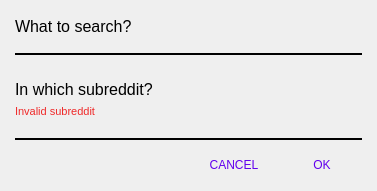
<?xml version="1.0" encoding="UTF-8"?>
<ui version="4.0">
 <class>Dialog</class>
 <widget class="QDialog" name="Dialog">
  <property name="windowModality">
   <enum>Qt::ApplicationModal</enum>
  </property>
  <property name="geometry">
   <rect>
    <x>0</x>
    <y>0</y>
    <width>377</width>
    <height>191</height>
   </rect>
  </property>
  <property name="windowTitle">
   <string>Dialog</string>
  </property>
  <property name="modal">
   <bool>true</bool>
  </property>
  <layout class="QVBoxLayout" name="verticalLayout_2" stretch="1,2">
   <item>
    <layout class="QVBoxLayout" name="dialog_body_layout" stretch="1,4,1,1,1,4">
     <property name="spacing">
      <number>0</number>
     </property>
     <property name="leftMargin">
      <number>4</number>
     </property>
     <property name="topMargin">
      <number>4</number>
     </property>
     <property name="rightMargin">
      <number>4</number>
     </property>
     <property name="bottomMargin">
      <number>4</number>
     </property>
     <item>
      <widget class="QLabel" name="search_label">
       <property name="font">
        <font>
         <pointsize>12</pointsize>
        </font>
       </property>
       <property name="text">
        <string>What to search?</string>
       </property>
      </widget>
     </item>
     <item>
      <layout class="QVBoxLayout" name="search_line_edit_layout">
       <item>
        <widget class="QLineEdit" name="search_line_edit">
         <property name="styleSheet">
          <string notr="true">QLineEdit {
	background: transparent;
	border-bottom: 2px solid black;
}</string>
         </property>
         <property name="text">
          <string/>
         </property>
         <property name="frame">
          <bool>false</bool>
         </property>
        </widget>
       </item>
      </layout>
     </item>
     <item>
      <spacer name="verticalSpacer">
       <property name="orientation">
        <enum>Qt::Vertical</enum>
       </property>
       <property name="sizeHint" stdset="0">
        <size>
         <width>20</width>
         <height>40</height>
        </size>
       </property>
      </spacer>
     </item>
     <item>
      <widget class="QLabel" name="subreddit_label">
       <property name="font">
        <font>
         <pointsize>12</pointsize>
        </font>
       </property>
       <property name="styleSheet">
        <string notr="true">QLabel {
	padding-bottom: 0;
}</string>
       </property>
       <property name="text">
        <string>In which subreddit?</string>
       </property>
      </widget>
     </item>
     <item>
      <widget class="QLabel" name="invalid_subreddit_label">
       <property name="palette">
        <palette>
         <active>
          <colorrole role="WindowText">
           <brush brushstyle="SolidPattern">
            <color alpha="255">
             <red>239</red>
             <green>41</green>
             <blue>41</blue>
            </color>
           </brush>
          </colorrole>
         </active>
         <inactive>
          <colorrole role="WindowText">
           <brush brushstyle="SolidPattern">
            <color alpha="255">
             <red>239</red>
             <green>41</green>
             <blue>41</blue>
            </color>
           </brush>
          </colorrole>
         </inactive>
         <disabled>
          <colorrole role="WindowText">
           <brush brushstyle="SolidPattern">
            <color alpha="255">
             <red>190</red>
             <green>190</green>
             <blue>190</blue>
            </color>
           </brush>
          </colorrole>
         </disabled>
        </palette>
       </property>
       <property name="font">
        <font>
         <pointsize>8</pointsize>
        </font>
       </property>
       <property name="text">
        <string>Invalid subreddit</string>
       </property>
       <property name="indent">
        <number>0</number>
       </property>
      </widget>
     </item>
     <item>
      <layout class="QVBoxLayout" name="subreddit_line_edit_layout">
       <item>
        <widget class="QLineEdit" name="subreddit_line_edit">
         <property name="styleSheet">
          <string notr="true">QLineEdit {
	background: transparent;
	border-bottom: 2px solid black;
}</string>
         </property>
         <property name="frame">
          <bool>false</bool>
         </property>
        </widget>
       </item>
      </layout>
     </item>
    </layout>
   </item>
   <item>
    <layout class="QHBoxLayout" name="dialog_button_layout">
     <property name="spacing">
      <number>8</number>
     </property>
     <property name="leftMargin">
      <number>4</number>
     </property>
     <property name="topMargin">
      <number>4</number>
     </property>
     <property name="rightMargin">
      <number>4</number>
     </property>
     <property name="bottomMargin">
      <number>4</number>
     </property>
     <item>
      <spacer name="horizontalSpacer">
       <property name="orientation">
        <enum>Qt::Horizontal</enum>
       </property>
       <property name="sizeHint" stdset="0">
        <size>
         <width>40</width>
         <height>20</height>
        </size>
       </property>
      </spacer>
     </item>
     <item>
      <widget class="QPushButton" name="cancel_button">
       <property name="palette">
        <palette>
         <active>
          <colorrole role="WindowText">
           <brush brushstyle="SolidPattern">
            <color alpha="255">
             <red>98</red>
             <green>0</green>
             <blue>238</blue>
            </color>
           </brush>
          </colorrole>
          <colorrole role="Text">
           <brush brushstyle="SolidPattern">
            <color alpha="255">
             <red>98</red>
             <green>0</green>
             <blue>238</blue>
            </color>
           </brush>
          </colorrole>
          <colorrole role="ButtonText">
           <brush brushstyle="SolidPattern">
            <color alpha="255">
             <red>98</red>
             <green>0</green>
             <blue>238</blue>
            </color>
           </brush>
          </colorrole>
         </active>
         <inactive>
          <colorrole role="WindowText">
           <brush brushstyle="SolidPattern">
            <color alpha="255">
             <red>98</red>
             <green>0</green>
             <blue>238</blue>
            </color>
           </brush>
          </colorrole>
          <colorrole role="Text">
           <brush brushstyle="SolidPattern">
            <color alpha="255">
             <red>98</red>
             <green>0</green>
             <blue>238</blue>
            </color>
           </brush>
          </colorrole>
          <colorrole role="ButtonText">
           <brush brushstyle="SolidPattern">
            <color alpha="255">
             <red>98</red>
             <green>0</green>
             <blue>238</blue>
            </color>
           </brush>
          </colorrole>
         </inactive>
         <disabled>
          <colorrole role="WindowText">
           <brush brushstyle="SolidPattern">
            <color alpha="255">
             <red>98</red>
             <green>0</green>
             <blue>238</blue>
            </color>
           </brush>
          </colorrole>
          <colorrole role="Text">
           <brush brushstyle="SolidPattern">
            <color alpha="255">
             <red>98</red>
             <green>0</green>
             <blue>238</blue>
            </color>
           </brush>
          </colorrole>
          <colorrole role="ButtonText">
           <brush brushstyle="SolidPattern">
            <color alpha="255">
             <red>98</red>
             <green>0</green>
             <blue>238</blue>
            </color>
           </brush>
          </colorrole>
         </disabled>
        </palette>
       </property>
       <property name="styleSheet">
        <string notr="true">QPushButton {
	color: #6200EE
}</string>
       </property>
       <property name="text">
        <string>CANCEL</string>
       </property>
       <property name="autoDefault">
        <bool>false</bool>
       </property>
       <property name="flat">
        <bool>true</bool>
       </property>
      </widget>
     </item>
     <item>
      <widget class="QPushButton" name="confirm_button">
       <property name="palette">
        <palette>
         <active>
          <colorrole role="WindowText">
           <brush brushstyle="SolidPattern">
            <color alpha="255">
             <red>98</red>
             <green>0</green>
             <blue>238</blue>
            </color>
           </brush>
          </colorrole>
          <colorrole role="Text">
           <brush brushstyle="SolidPattern">
            <color alpha="255">
             <red>98</red>
             <green>0</green>
             <blue>238</blue>
            </color>
           </brush>
          </colorrole>
          <colorrole role="ButtonText">
           <brush brushstyle="SolidPattern">
            <color alpha="255">
             <red>98</red>
             <green>0</green>
             <blue>238</blue>
            </color>
           </brush>
          </colorrole>
         </active>
         <inactive>
          <colorrole role="WindowText">
           <brush brushstyle="SolidPattern">
            <color alpha="255">
             <red>98</red>
             <green>0</green>
             <blue>238</blue>
            </color>
           </brush>
          </colorrole>
          <colorrole role="Text">
           <brush brushstyle="SolidPattern">
            <color alpha="255">
             <red>98</red>
             <green>0</green>
             <blue>238</blue>
            </color>
           </brush>
          </colorrole>
          <colorrole role="ButtonText">
           <brush brushstyle="SolidPattern">
            <color alpha="255">
             <red>98</red>
             <green>0</green>
             <blue>238</blue>
            </color>
           </brush>
          </colorrole>
         </inactive>
         <disabled>
          <colorrole role="WindowText">
           <brush brushstyle="SolidPattern">
            <color alpha="255">
             <red>98</red>
             <green>0</green>
             <blue>238</blue>
            </color>
           </brush>
          </colorrole>
          <colorrole role="Text">
           <brush brushstyle="SolidPattern">
            <color alpha="255">
             <red>98</red>
             <green>0</green>
             <blue>238</blue>
            </color>
           </brush>
          </colorrole>
          <colorrole role="ButtonText">
           <brush brushstyle="SolidPattern">
            <color alpha="255">
             <red>98</red>
             <green>0</green>
             <blue>238</blue>
            </color>
           </brush>
          </colorrole>
         </disabled>
        </palette>
       </property>
       <property name="styleSheet">
        <string notr="true">QPushButton {
	color: #6200EE
}</string>
       </property>
       <property name="text">
        <string>OK</string>
       </property>
       <property name="autoDefault">
        <bool>false</bool>
       </property>
       <property name="flat">
        <bool>true</bool>
       </property>
      </widget>
     </item>
    </layout>
   </item>
  </layout>
 </widget>
 <resources/>
 <connections/>
</ui>
